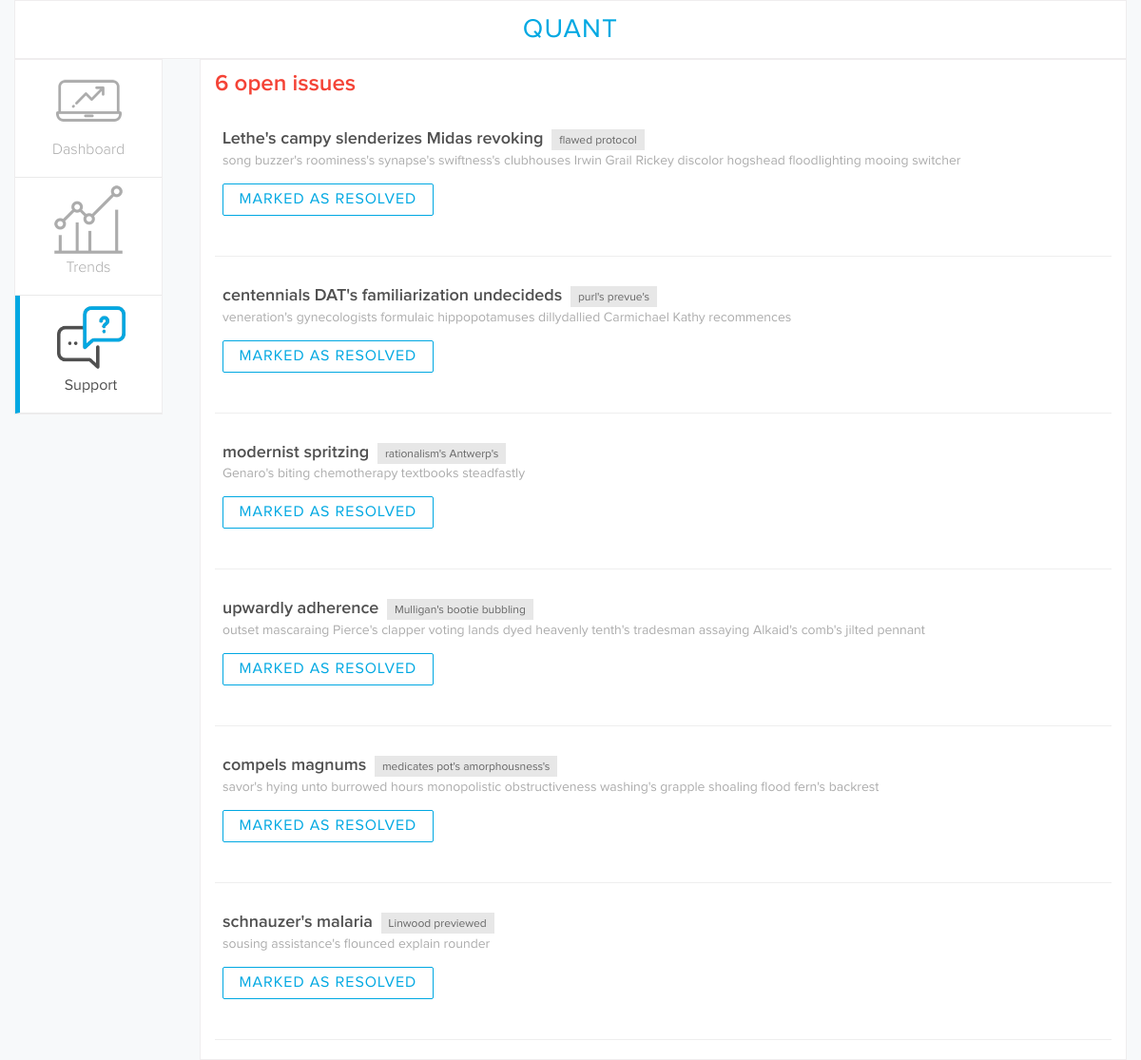
The app's page /bank/support with its own data.
### models.py (models this page shows, shortened)
class Issue(db.Model):
    __tablename__ = "issue"
    id = db.Column(db.Integer, primary_key=True, autoincrement=True)
    created_at = db.Column(db.DateTime, default=datetime.now())
    reviewid = db.Column(db.Integer, db.ForeignKey("review.id"), nullable=False)
    status = db.Column(db.String(10), default="open")
    review = relationship("Review")

class Review(db.Model):
    __tablename__ = "review"
    id = db.Column(db.Integer, primary_key=True, autoincrement=True)
    created_at = db.Column(db.DateTime, default=datetime.now())
    userid = db.Column(db.Integer, db.ForeignKey('user.id'))
    productid = db.Column(db.String(2), db.ForeignKey('product.id'))
    rating = db.Column(db.Integer, nullable=False)
    title = db.Column(db.String(100), nullable=False)
    comment = db.Column(db.String(500))
    user = relationship("User")
    product = relationship("Product")
    __table_args__ = (
        sqlalchemy.UniqueConstraint("userid", "productid", name="unique_review"),
    )

class Product(db.Model):
    __tablename__ = "product"
    id = db.Column(db.Integer, primary_key=True, autoincrement=True)
    name = db.Column(db.String(50), nullable=False)
    category = db.Column(db.Integer, nullable=False)

### __init__.py (the view)
@app.route("/bank/support")
def bank_support():
    issues = Issue.query.filter_by(status="open").all()
    return render_template("bank-support.html", issues=issues)

### templates/bank-support.html
{% extends "bank_base.html" %}
{% block main_content %}
<div class="col-sm-10" id="issues">
    <h1>{{ issues | length }} open issues</h1>
    <br>
    {% for issue in issues %}
    <div class="issue">
        <a>{{ issue.review.title }}</a>
        <span>{{ issue.review.product.name }}</span>
        <p>{{ issue.review.comment }}</p>
        <button>Marked as resolved</button>
    </div>
    <hr>
    {% endfor %}
</div>
{% endblock %}
{% block static_files %}
<link rel="stylesheet" href={{ url_for("static", filename="bootstrap.min.css") }}>
<link rel="stylesheet" href={{ url_for("static", filename="index.css") }}>
<link rel="stylesheet" href={{ url_for("static", filename="support.css") }}>
{% endblock %}

### static/index.css (style rules this page uses)
:root { --sapphire-blue: #00A8E2; }
body { background-color: #F7F9FA; }
p { margin: 0; }

### static/support.css (style rules this page uses)
#issues { background: #FFFFFF; border: 1px solid #EFEDEE; }
#issues>h1 { font-weight: normal; font-family: ProximaNova-Semibold; font-size: 24px; color: #F44336; margin: 0; padding: 0; margin-top: 8px; }
.issue>a { text-decoration: none; font-family: ProximaNova-Semibold; font-size: 18px; cursor: pointer; color: #505050; transition-duration: 0.2s; transition-property: all; transition-timing-function: ease-in-out; margin-bottom: 8px; margin-right: 4px; }
.issue>span { font-family: ProximaNova-Regular; font-size: 12px; color: #666666; padding: 4px 8px; border: none; background: #E7E7E7; margin-bottom: 8px; }
.issue>button { margin: 14px 14px 14px 0px; padding: 8px 16.5px; font-family: ProximaNova-Regular; font-size: 16px; color: #00A8E2; text-transform: uppercase; letter-spacing: 1px; background: #FFFFFF; border: 1px solid #00A8E2; transition-property: all; transition-duration: 0.2s; transition-timing-function: ease-out; border-radius: 2px; line-height: 16px; }
.issue { padding: 8px; }
.issue>p { font-family: ProximaNova-Regular; font-size: 14px; color: #acacac; }

### records on screen
Issue: review "Lethe's campy slenderizes Midas revoking", review.product.name "flawed protocol", review.comment "song buzzer's roominess's synapse's swiftness's clubhouses Irwin Grail Rickey discolor hogshead floodlighting mooing switcher"
Issue: review "centennials DAT's familiarization undecideds", review.product.name "purl's prevue's", review.comment "veneration's gynecologists formulaic hippopotamuses dillydallied Carmichael Kathy recommences"
Issue: review "modernist spritzing", review.product.name "rationalism's Antwerp's", review.comment "Genaro's biting chemotherapy textbooks steadfastly"
Issue: review "upwardly adherence", review.product.name "Mulligan's bootie bubbling", review.comment "outset mascaraing Pierce's clapper voting lands dyed heavenly tenth's tradesman assaying Alkaid's comb's jilted pennant"
Issue: review "compels magnums", review.product.name "medicates pot's amorphousness's", review.comment "savor's hying unto burrowed hours monopolistic obstructiveness washing's grapple shoaling flood fern's backrest"
Issue: review "schnauzer's malaria", review.product.name "Linwood previewed", review.comment "sousing assistance's flounced explain rounder"

### other values on screen
{{ issues | length }} "6"
